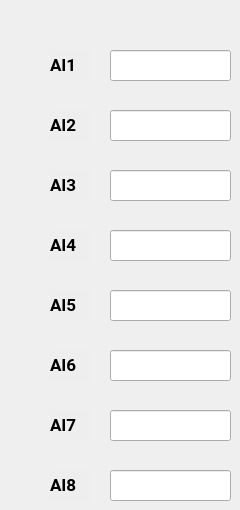
    <widget class="QWidget" name="tab_5">
     <attribute name="title">
      <string>Page</string>
     </attribute>
     <widget class="QLineEdit" name="txtAI7_2">
      <property name="geometry">
       <rect>
        <x>110</x>
        <y>410</y>
        <width>121</width>
        <height>31</height>
       </rect>
      </property>
      <property name="font">
       <font>
        <pointsize>10</pointsize>
        <weight>75</weight>
        <bold>true</bold>
       </font>
      </property>
     </widget>
     <widget class="QLabel" name="label_291">
      <property name="geometry">
       <rect>
        <x>50</x>
        <y>470</y>
        <width>41</width>
        <height>31</height>
       </rect>
      </property>
      <property name="font">
       <font>
        <family>Roboto</family>
        <pointsize>13</pointsize>
        <weight>75</weight>
        <bold>true</bold>
       </font>
      </property>
      <property name="styleSheet">
       <string notr="true">background-color: rgb(150,160,186,1%);</string>
      </property>
      <property name="text">
       <string>AI8</string>
      </property>
     </widget>
     <widget class="QLabel" name="label_292">
      <property name="geometry">
       <rect>
        <x>50</x>
        <y>170</y>
        <width>41</width>
        <height>31</height>
       </rect>
      </property>
      <property name="font">
       <font>
        <family>Roboto</family>
        <pointsize>13</pointsize>
        <weight>75</weight>
        <bold>true</bold>
       </font>
      </property>
      <property name="styleSheet">
       <string notr="true">background-color: rgb(150,160,186,1%);</string>
      </property>
      <property name="text">
       <string>AI3</string>
      </property>
     </widget>
     <widget class="QLineEdit" name="txtAI3_2">
      <property name="geometry">
       <rect>
        <x>110</x>
        <y>170</y>
        <width>121</width>
        <height>31</height>
       </rect>
      </property>
      <property name="font">
       <font>
        <pointsize>10</pointsize>
        <weight>75</weight>
        <bold>true</bold>
       </font>
      </property>
     </widget>
     <widget class="QLineEdit" name="txtAI5_2">
      <property name="geometry">
       <rect>
        <x>110</x>
        <y>290</y>
        <width>121</width>
        <height>31</height>
       </rect>
      </property>
      <property name="font">
       <font>
        <pointsize>10</pointsize>
        <weight>75</weight>
        <bold>true</bold>
       </font>
      </property>
     </widget>
     <widget class="QLineEdit" name="txtAI8_2">
      <property name="geometry">
       <rect>
        <x>110</x>
        <y>470</y>
        <width>121</width>
        <height>31</height>
       </rect>
      </property>
      <property name="font">
       <font>
        <pointsize>10</pointsize>
        <weight>75</weight>
        <bold>true</bold>
       </font>
      </property>
     </widget>
     <widget class="QLineEdit" name="txtAI6_2">
      <property name="geometry">
       <rect>
        <x>110</x>
        <y>350</y>
        <width>121</width>
        <height>31</height>
       </rect>
      </property>
      <property name="font">
       <font>
        <pointsize>10</pointsize>
        <weight>75</weight>
        <bold>true</bold>
       </font>
      </property>
     </widget>
     <widget class="QLabel" name="label_293">
      <property name="geometry">
       <rect>
        <x>50</x>
        <y>410</y>
        <width>41</width>
        <height>31</height>
       </rect>
      </property>
      <property name="font">
       <font>
        <family>Roboto</family>
        <pointsize>13</pointsize>
        <weight>75</weight>
        <bold>true</bold>
       </font>
      </property>
      <property name="styleSheet">
       <string notr="true">background-color: rgb(150,160,186,1%);</string>
      </property>
      <property name="text">
       <string>AI7</string>
      </property>
     </widget>
     <widget class="QLineEdit" name="txtAI1_2">
      <property name="geometry">
       <rect>
        <x>110</x>
        <y>50</y>
        <width>121</width>
        <height>31</height>
       </rect>
      </property>
      <property name="font">
       <font>
        <pointsize>10</pointsize>
        <weight>75</weight>
        <bold>true</bold>
       </font>
      </property>
     </widget>
     <widget class="QLabel" name="label_294">
      <property name="geometry">
       <rect>
        <x>50</x>
        <y>50</y>
        <width>41</width>
        <height>31</height>
       </rect>
      </property>
      <property name="font">
       <font>
        <family>Roboto</family>
        <pointsize>13</pointsize>
        <weight>75</weight>
        <bold>true</bold>
       </font>
      </property>
      <property name="styleSheet">
       <string notr="true">background-color: rgb(150,160,186,1%);</string>
      </property>
      <property name="text">
       <string>AI1</string>
      </property>
     </widget>
     <widget class="QLabel" name="label_295">
      <property name="geometry">
       <rect>
        <x>50</x>
        <y>230</y>
        <width>41</width>
        <height>31</height>
       </rect>
      </property>
      <property name="font">
       <font>
        <family>Roboto</family>
        <pointsize>13</pointsize>
        <weight>75</weight>
        <bold>true</bold>
       </font>
      </property>
      <property name="styleSheet">
       <string notr="true">background-color: rgb(150,160,186,1%);</string>
      </property>
      <property name="text">
       <string>AI4</string>
      </property>
     </widget>
     <widget class="QLineEdit" name="txtAI2_2">
      <property name="geometry">
       <rect>
        <x>110</x>
        <y>110</y>
        <width>121</width>
        <height>31</height>
       </rect>
      </property>
      <property name="font">
       <font>
        <pointsize>10</pointsize>
        <weight>75</weight>
        <bold>true</bold>
       </font>
      </property>
     </widget>
     <widget class="QLineEdit" name="txtAI4_2">
      <property name="geometry">
       <rect>
        <x>110</x>
        <y>230</y>
        <width>121</width>
        <height>31</height>
       </rect>
      </property>
      <property name="font">
       <font>
        <pointsize>10</pointsize>
        <weight>75</weight>
        <bold>true</bold>
       </font>
      </property>
     </widget>
     <widget class="QLabel" name="label_296">
      <property name="geometry">
       <rect>
        <x>50</x>
        <y>350</y>
        <width>41</width>
        <height>31</height>
       </rect>
      </property>
      <property name="font">
       <font>
        <family>Roboto</family>
        <pointsize>13</pointsize>
        <weight>75</weight>
        <bold>true</bold>
       </font>
      </property>
      <property name="styleSheet">
       <string notr="true">background-color: rgb(150,160,186,1%);</string>
      </property>
      <property name="text">
       <string>AI6</string>
      </property>
     </widget>
     <widget class="QLabel" name="label_297">
      <property name="geometry">
       <rect>
        <x>50</x>
        <y>110</y>
        <width>41</width>
        <height>31</height>
       </rect>
      </property>
      <property name="font">
       <font>
        <family>Roboto</family>
        <pointsize>13</pointsize>
        <weight>75</weight>
        <bold>true</bold>
       </font>
      </property>
      <property name="styleSheet">
       <string notr="true">background-color: rgb(150,160,186,1%);</string>
      </property>
      <property name="text">
       <string>AI2</string>
      </property>
     </widget>
     <widget class="QLabel" name="label_298">
      <property name="geometry">
       <rect>
        <x>50</x>
        <y>290</y>
        <width>41</width>
        <height>31</height>
       </rect>
      </property>
      <property name="font">
       <font>
        <family>Roboto</family>
        <pointsize>13</pointsize>
        <weight>75</weight>
        <bold>true</bold>
       </font>
      </property>
      <property name="styleSheet">
       <string notr="true">background-color: rgb(150,160,186,1%);</string>
      </property>
      <property name="text">
       <string>AI5</string>
      </property>
     </widget>
    </widget>
